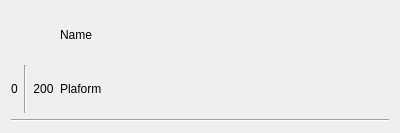
<?xml version="1.0" encoding="UTF-8"?>
<ui version="4.0">
 <class>Form</class>
 <widget class="QWidget" name="Form">
  <property name="geometry">
   <rect>
    <x>0</x>
    <y>0</y>
    <width>400</width>
    <height>133</height>
   </rect>
  </property>
  <property name="windowTitle">
   <string>Form</string>
  </property>
  <property name="styleSheet">
   <string notr="true"/>
  </property>
  <layout class="QVBoxLayout" name="verticalLayout_3">
   <item>
    <layout class="QHBoxLayout" name="horizontalLayout_2">
     <item>
      <layout class="QVBoxLayout" name="verticalLayout_2">
       <item>
        <widget class="QLabel" name="logoLabel">
         <property name="enabled">
          <bool>true</bool>
         </property>
         <property name="sizePolicy">
          <sizepolicy hsizetype="Fixed" vsizetype="Preferred">
           <horstretch>0</horstretch>
           <verstretch>0</verstretch>
          </sizepolicy>
         </property>
         <property name="text">
          <string/>
         </property>
         <property name="pixmap">
          <pixmap resource="../../../icons.qrc">:/icon/resources/logos/linkedin.png</pixmap>
         </property>
        </widget>
       </item>
       <item>
        <layout class="QHBoxLayout" name="horizontalLayout">
         <item>
          <widget class="QLabel" name="usedActions">
           <property name="sizePolicy">
            <sizepolicy hsizetype="Minimum" vsizetype="Preferred">
             <horstretch>0</horstretch>
             <verstretch>0</verstretch>
            </sizepolicy>
           </property>
           <property name="toolTip">
            <string>Number of actions used for the day</string>
           </property>
           <property name="text">
            <string>0</string>
           </property>
           <property name="alignment">
            <set>Qt::AlignCenter</set>
           </property>
          </widget>
         </item>
         <item>
          <widget class="Line" name="line_2">
           <property name="orientation">
            <enum>Qt::Vertical</enum>
           </property>
          </widget>
         </item>
         <item>
          <widget class="QLabel" name="activityLimit">
           <property name="sizePolicy">
            <sizepolicy hsizetype="Minimum" vsizetype="Preferred">
             <horstretch>0</horstretch>
             <verstretch>0</verstretch>
            </sizepolicy>
           </property>
           <property name="toolTip">
            <string>Activity limit for today</string>
           </property>
           <property name="text">
            <string>200</string>
           </property>
           <property name="alignment">
            <set>Qt::AlignCenter</set>
           </property>
          </widget>
         </item>
        </layout>
       </item>
      </layout>
     </item>
     <item>
      <layout class="QVBoxLayout" name="verticalLayout">
       <item>
        <widget class="QLabel" name="nameLabel">
         <property name="sizePolicy">
          <sizepolicy hsizetype="Expanding" vsizetype="Preferred">
           <horstretch>0</horstretch>
           <verstretch>0</verstretch>
          </sizepolicy>
         </property>
         <property name="styleSheet">
          <string notr="true">font: 87 10pt &quot;Segoe UI Black&quot;;</string>
         </property>
         <property name="text">
          <string>Name</string>
         </property>
         <property name="margin">
          <number>0</number>
         </property>
        </widget>
       </item>
       <item>
        <widget class="QLabel" name="platformLabel">
         <property name="sizePolicy">
          <sizepolicy hsizetype="Expanding" vsizetype="Preferred">
           <horstretch>0</horstretch>
           <verstretch>0</verstretch>
          </sizepolicy>
         </property>
         <property name="styleSheet">
          <string notr="true">font: 25 italic 8pt &quot;Segoe UI Light&quot;;</string>
         </property>
         <property name="text">
          <string>Plaform</string>
         </property>
        </widget>
       </item>
      </layout>
     </item>
    </layout>
   </item>
   <item>
    <widget class="Line" name="line">
     <property name="orientation">
      <enum>Qt::Horizontal</enum>
     </property>
    </widget>
   </item>
  </layout>
 </widget>
 <resources>
  <include location="../../../icons.qrc"/>
 </resources>
 <connections/>
</ui>
